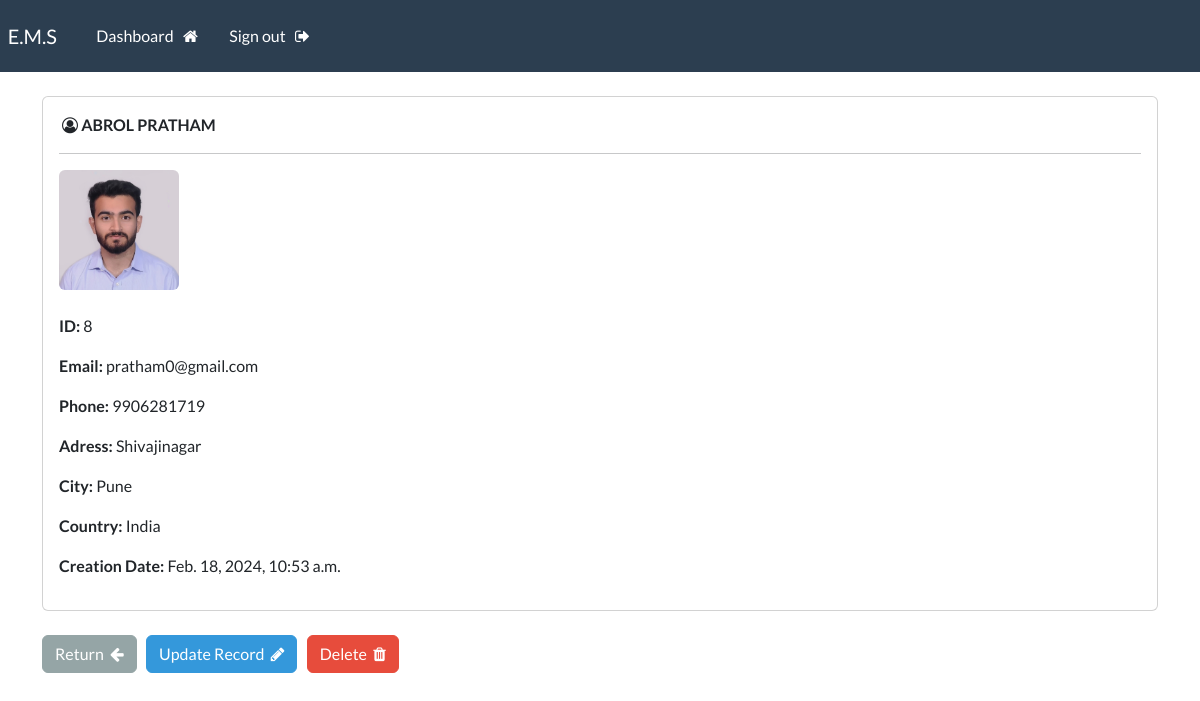
The page /record/8 (signed in) on the database its author committed.
### app/models.py (models this page shows, shortened)
class Record(models.Model):
    creation_date = models.DateTimeField(auto_now_add=True)
    first_name = models.CharField(max_length=100)
    last_name = models.CharField(max_length=100)
    email = models.CharField(max_length=255)
    phone = models.CharField(max_length=20)
    address = models.CharField(max_length=300)
    city = models.CharField(max_length=255)
    country = models.CharField(max_length=120)
    image = models.ImageField(upload_to='images/', blank=True, null=True)

### app/views.py (the view)
# urls.py: path('record/<int:pk>',views.see_record,name="record"),
@login_required(login_url='my-login')
def see_record(request,pk):
    all_records = Record.objects.get(id=pk)
    context = {'record':all_records}
    return render(request,'app/view-record.html',context=context)

### app/templates/app/view-record.html (shortened to what this page needs)
{% extends 'app/base.html' %}
{% block content %}
<div class="card">
  <div class="card-body">
    &nbsp;<i class="fa fa-user-circle-o" aria-hidden="true"></i>
    <strong>
      {{record.last_name|upper}} {{record.first_name|upper}}
    </strong>
    <hr />
    {% if record.image %}
    <img src="{{ record.image.url }}" alt="{{ record.name }}" width="120" class="rounded"/>
    {% else %}
    <p>No image available</p>
    {% endif %}
    <br>
    <br>
    <p><strong>ID:</strong> {{record.id}}</p>
    <p><strong>Email:</strong> {{record.email}}</p>
    <p><strong>Phone:</strong> {{record.phone}}</p>
    <p><strong>Adress:</strong> {{record.address}}</p>
    <p><strong>City:</strong> {{record.city}}</p>
    <p><strong>Country:</strong> {{record.country}}</p>
    <p><strong>Creation Date:</strong> {{record.creation_date}}</p>
  </div>
</div>
<br />
<a href="{% url 'dashboard' %}" class="btn btn-secondary">
  Return &nbsp;<i class="fa fa-arrow-left" aria-hidden="true"></i
></a>
<a href="{% url 'update-record' record.id %}" class="btn btn-info">
  Update Record &nbsp;<i class="fa fa-pencil" aria-hidden="true"></i
></a>
<a href="{% url 'delete-record' record.id %}" class="btn btn-danger">
  Delete &nbsp;<i class="fa fa-trash" aria-hidden="true"></i>
</a>
{% endblock content %}

### rows shown on the page
Record: last_name "ABROL", first_name "PRATHAM", image (picture), id "8", email "pratham0@gmail.com", phone "9906281719", address "Shivajinagar", city "Pune", country "India", creation_date "Feb. 18, 2024, 10:53 a.m."
